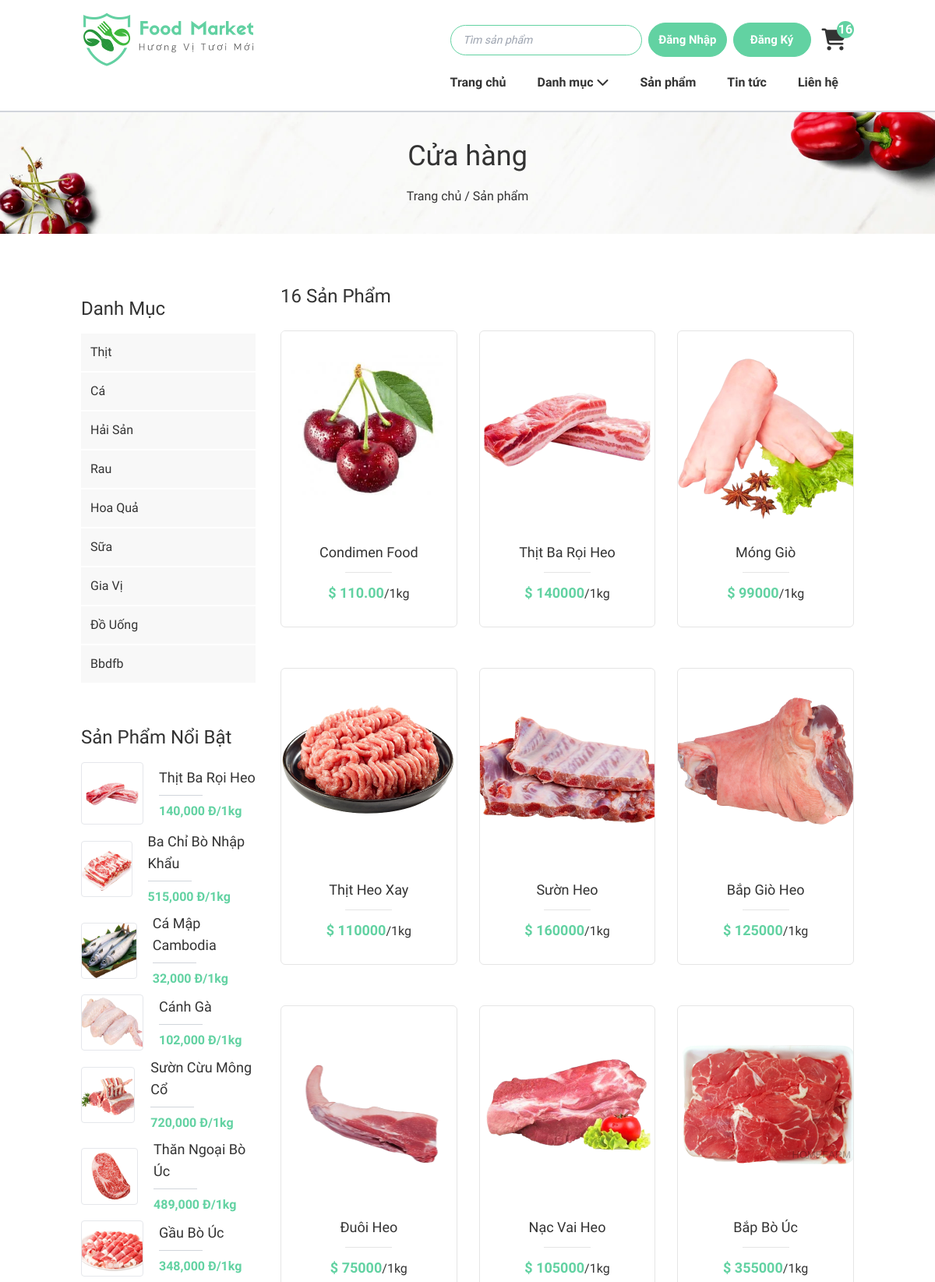
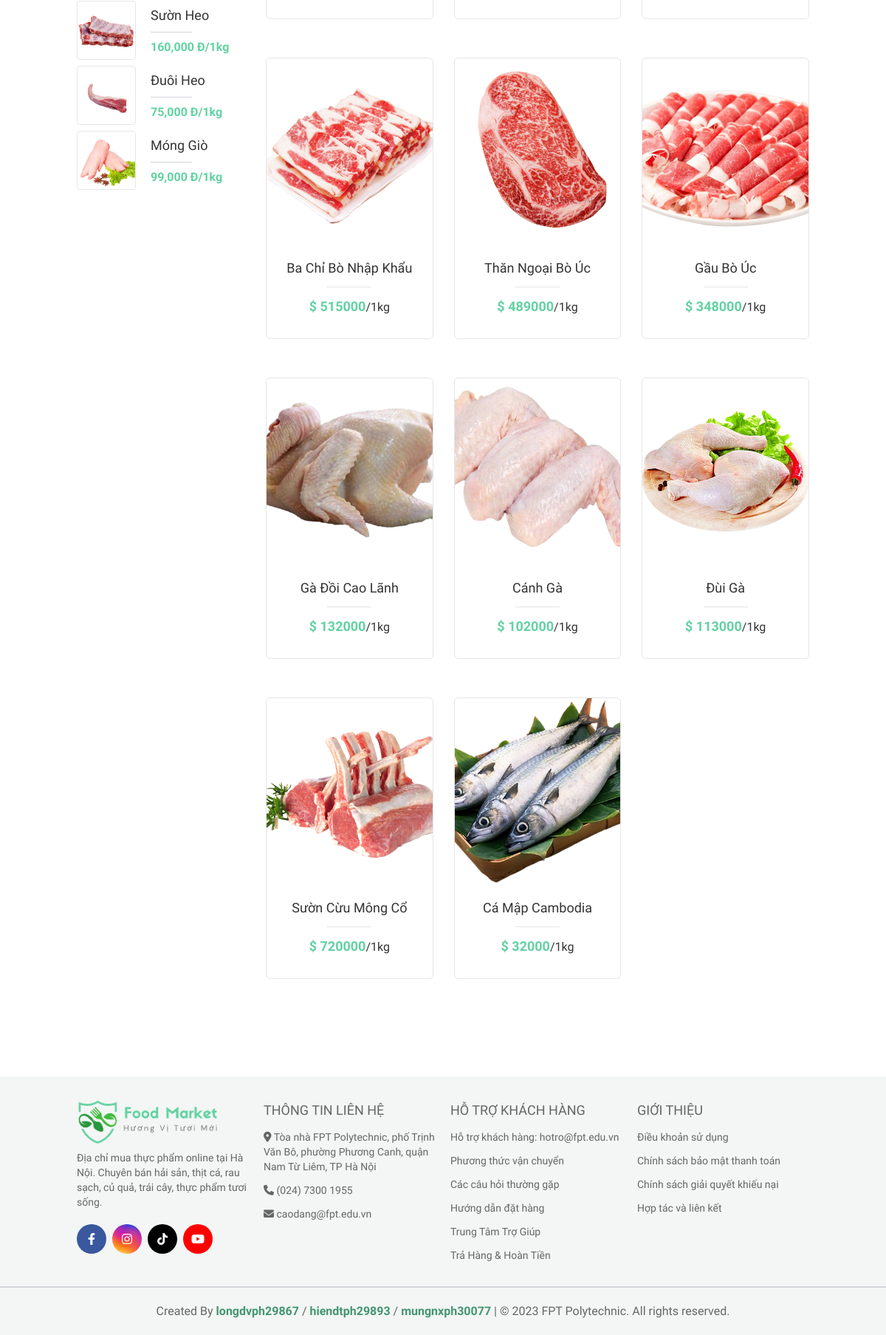
/site/hang-hoa/liet-ke.php, run on an earlier commit of the app's database (2 pictures, top to bottom).
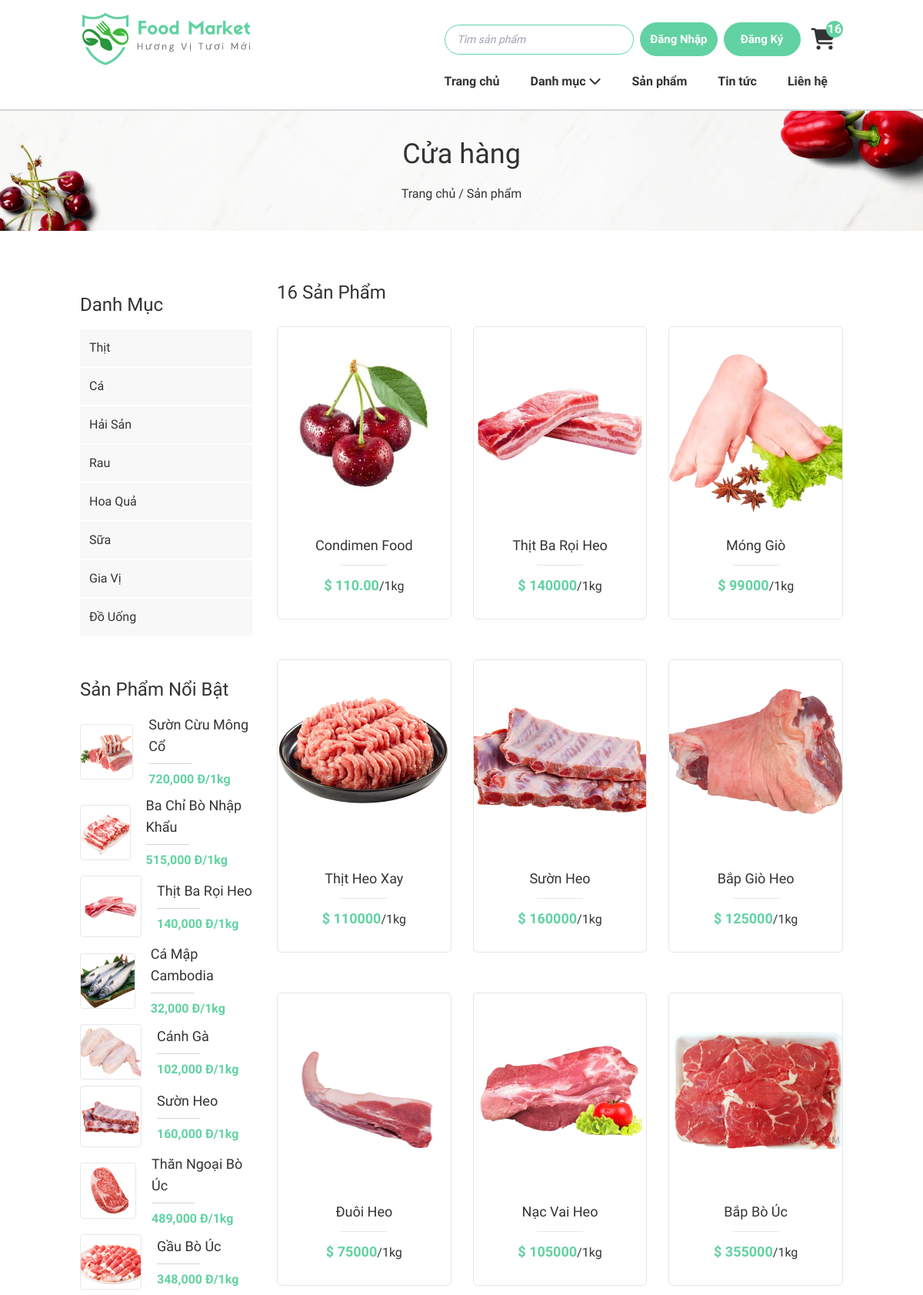
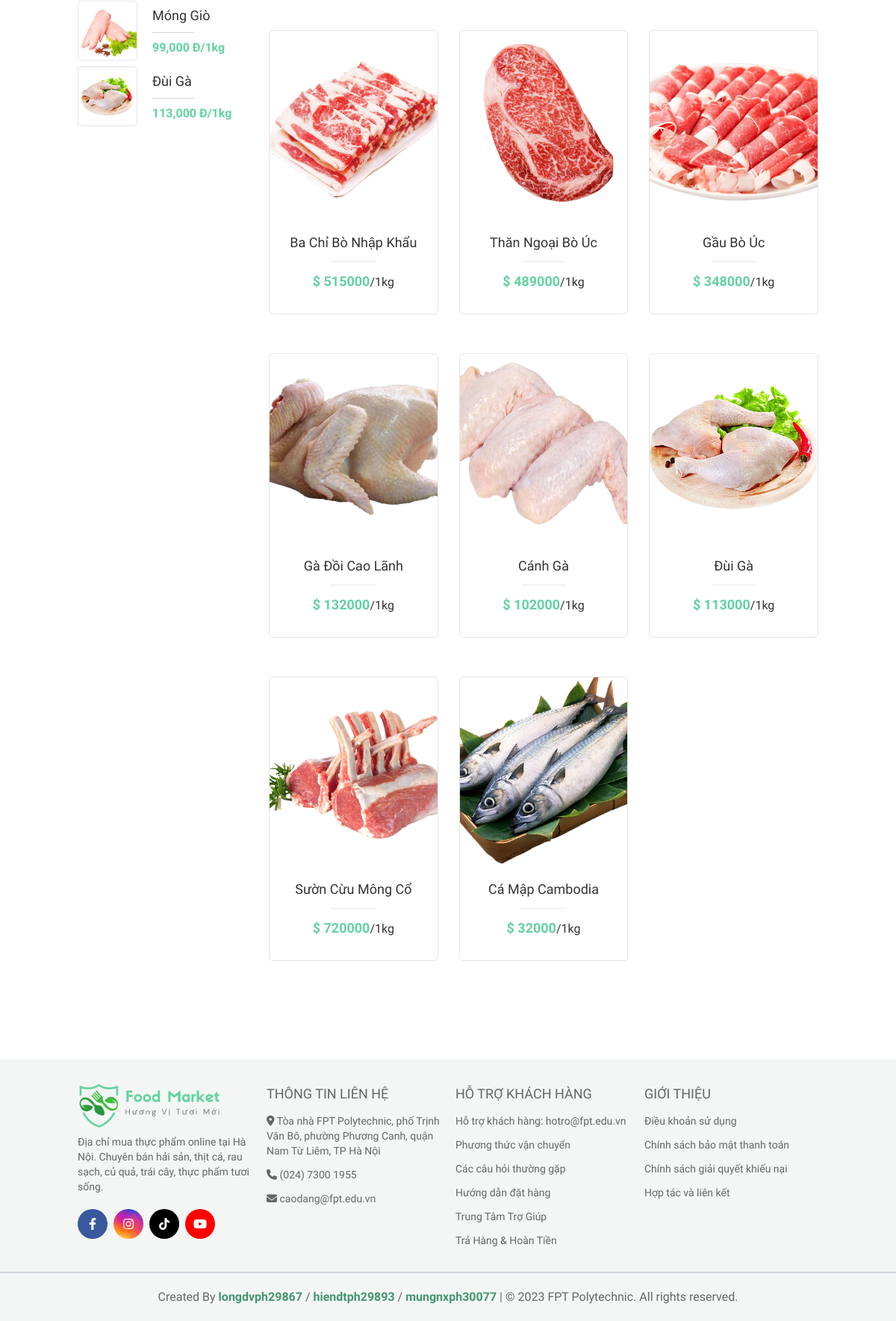
And on a later commit of the database (2 pictures, top to bottom).
### tables this page shows
CREATE TABLE `loai` (
  `ma_loai` int(10) NOT NULL COMMENT 'mã loại hàng',
  `ten_loai` varchar(50) NOT NULL COMMENT 'tên loại hàng'
);

CREATE TABLE `hang_hoa` (
  `ma_hh` int(11) NOT NULL COMMENT 'mã hàng hoá',
  `ten_hh` varchar(50) NOT NULL COMMENT 'tên hàng hoá',
  `don_gia` double(10,2) NOT NULL COMMENT 'đơn giá',
  `giam_gia` double(10,2) DEFAULT 0.00 COMMENT 'mức giảm giá',
  `hinh` varchar(50) NOT NULL COMMENT 'hình ảnh',
  `ngay_nhap` date DEFAULT NULL COMMENT 'ngày nhập hàng',
  `mo_ta` text NOT NULL COMMENT 'mô tả hàng hoá',
  `dac_biet` tinyint(1) NOT NULL COMMENT 'tràng thái đặc biệt',
  `so_luot_xem` int(11) NOT NULL DEFAULT 0 COMMENT 'số lượt xem',
  `ma_loai` int(10) NOT NULL COMMENT 'mã loại'
);

### site/hang-hoa/liet-ke.php (called while the page is built, shortened)
<?php
    require '../../global.php';
    require "../../dao/pdo.php";
    require '../../dao/hanghoa.php';
    require '../../dao/danhmuc.php';
    extract($_REQUEST);
    if(exsist_param("ma_loai")) {
        $items = hang_hoa_select_loai($ma_loai);
    }
    else if(exsist_param("keywords")) {
        echo $keywords;
        $items = hang_hoa_select_keyword($keywords);
    }
    else {
        $items = hanghoa_selectAll();
    }
    $dsloai = danhMuc_selectAll();
    $top10 = hang_hoa_top_10();
    require '../layout.php'
?>

### dao/pdo.php (called while the page is built, shortened)
<?php
function pdo_get_connection(){
    $hostname='localhost';
    $dbname='xsshop';
    $username = 'root';
    $password = '';
    try{
        $connect = new PDO("mysql:host=$hostname;dbname=$dbname", $username, $password);
        $connect->setAttribute(PDO::ATTR_ERRMODE, PDO::ERRMODE_EXCEPTION);
        return $connect;
    }catch(PDOException $e){
        $e->getMessage();
    }
}
function pdo_query($sql){
    $sql_args = array_slice(func_get_args(), 1);
    try{
        $connect = pdo_get_connection();
        $stmt = $connect->prepare($sql);
        $stmt->execute($sql_args);
        $rows = $stmt->fetchAll();
        return $rows;
    }
    catch(PDOException $e){
        throw $e;
    }
    finally{
        unset($connect);
    }
}
?>

### dao/danhmuc.php (called while the page is built, shortened)
<?php
    function danhMuc_selectAll(){
        $sql = "SELECT * FROM `loai`";
        return pdo_query($sql);
    }
?>

### dao/hanghoa.php (called while the page is built, shortened)
<?php
    function hanghoa_selectAll(){
        $sql = "SELECT * FROM `hang_hoa`";
        return pdo_query($sql);
    }
    function hang_hoa_top_10() {
        $sql = "SELECT * FROM `hang_hoa` ORDER BY so_luot_xem DESC LIMIT 10";
        return pdo_query($sql);
    }
?>

### global.php (called while the page is built, shortened)
<?php
    $url="/food_market_10-diem";
    $url_content="$url/content";
    $url_site="$url/site";
?>

### site/hang-hoa/liet-ke-ui.php (the view)
<h3 class="text-2xl font-['Berkshire_Swash'] mb-4"><?=count($items)?> Sản phẩm</h3>
<div class="grid gap-7 md:grid-cols-3 sm:grid-cols-2 grid-cols-1">
    <div class="product_item">
        <div class="product_img">
            <img src="<?= $url_content ?>/image-layout/product-1.webp" alt="">
        </div>
        <div class="product_content">
            <h3>Condimen food</h3>
            <hr>
            <p><span>$ 110.00</span>/1kg</p>
        </div>
    </div>
    <?php
        foreach($items as $item) {
            $link = $url_site."/hang-hoa/chi-tiet.php?ma_hh=".$item['ma_hh'];
    ?>
        <a href="<?=$link?>">
            <div class="product_item">
                <div class="product_img">
                    <img src="<?php echo "$url_content/images/image_products/".$item['hinh'] ?>" alt="">
                </div>
                <div class="product_content">
                    <h3><?=$item['ten_hh']?></h3>
                    <hr>
                    <p><span>$ <?=$item['don_gia']?></span>/1kg</p>
                </div>
            </div>
        </a>
    <?php
        }
    ?>
</div>

### site/items-content/danh-muc-layout2.php
<div class="lg:mb-5 p-4 lg:w-full sm:w-1/2 w-full">
    <h3 class="text-2xl font-['Berkshire_Swash'] mb-4">Danh mục</h3>
    <ul>
        <?php
        foreach ($dsloai as $loai) {
        $link = '../hang-hoa/liet-ke.php?ma_loai='.$loai['ma_loai'];
        ?>
            <li>
                <a href="<?=$link?>" class="block px-3 py-3 bg-[#f8f8f8] border-b-2 border-white duration-300 hover:text-white hover:bg-[#62d2a2]"><?= $loai['ten_loai'] ?></a>
            </li>
        <?php
        }
        ?>
    </ul>
</div>

### site/items-content/top-10-layout2.php (shortened to what this page needs)
<div class="p-4 lg:w-full sm:w-1/2 w-full">
    <h3 class="text-2xl font-['Berkshire_Swash'] mb-4">Sản phẩm nổi bật</h3>
    <ul class="space-y-3">
        <?php
        foreach ($top10 as $item) {
            $link = $url_site . "/hang-hoa/chi-tiet.php?ma_hh=" . $item['ma_hh'];
        ?>
        <a href="<?=$link?>">
            <li class="flex items-center mt-2">
                <div class="w-20 border-gray-200 rounded overflow-hidden" style="border-width: 1px;">
                    <img src="<?=$url_content?>/images/image_products/<?=$item['hinh']?>"
                    class="min-h-[70px] object-cover"
                    alt="">
                </div>
                <div class="pl-5">
                    <h4 class="text-lg"><?=$item['ten_hh']?></h4>
                    <div class="w-14 h-[1px] bg-gray-300 my-2"></div>
                    <p class="text-[#62d2a2] font-bold "><?=number_format($item['don_gia'])?> đ/1kg</p>
                </div>
            </li>
        </a>
        <?php
        }
        ?>
    </ul>
</div>

What changed in the data, as far as the page shows it:
removed loai: ten_loai "Bbdfb"
no longer on one of the page's lists (row unchanged): hang_hoa: ten_hh "Đuôi Heo", don_gia "75,000"
changed hang_hoa "Sườn Cừu Mông Cổ": moves up the list
changed hang_hoa "Ba Chỉ Bò Nhập Khẩu": moves down the list
changed hang_hoa "Sườn Heo": moves up the list
now on one of the page's lists (row edited): hang_hoa: ten_hh "Đùi Gà", don_gia "113,000"
